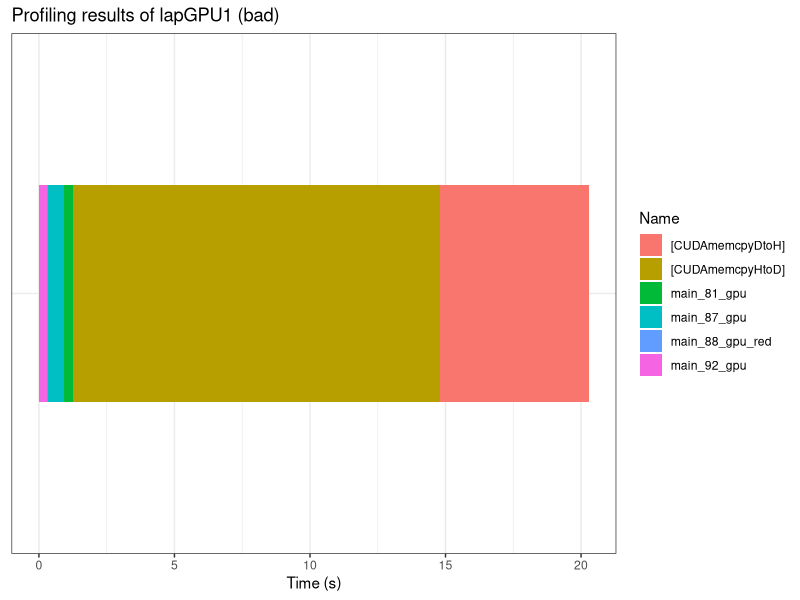
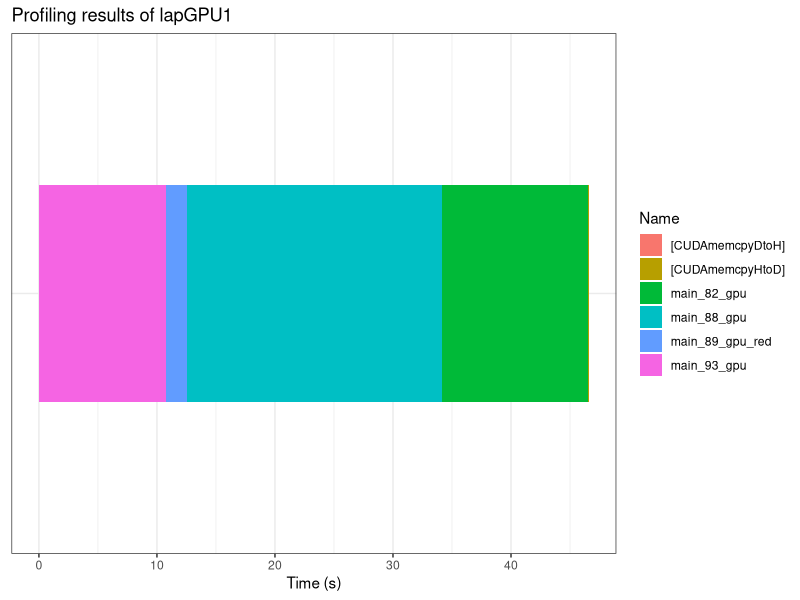
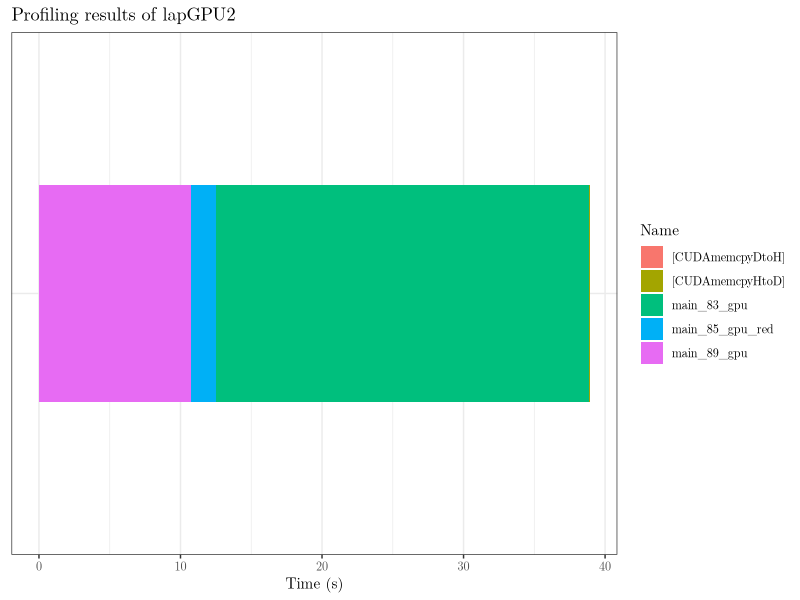

Reproduce these figures in R, in order. (Note: this script raises an error after producing the figures.)
library(tidyverse)
library(data.table)

# Functions ------------------------------------------------

transform_times <- function(time) {
	ifelse( grepl("ns", time), as.numeric(gsub("[a-z]", "", time))/10^9,
					ifelse( grepl("us", time), as.numeric(gsub("[a-z]", "", time))/10^6,
									ifelse( grepl("ms", time), as.numeric(gsub("[a-z]", "", time))/10^3,
													ifelse( grepl("s", time), as.numeric(gsub("[a-z]", "", time)),
																	time ))))
}

clean_data<- function(df) {
	data.clean <- df %>%
		mutate(Time = transform_times(Time)) %>%
		mutate(Avg = transform_times(Avg)) %>%
		mutate(Min = transform_times(Min)) %>%
		mutate(Max = transform_times(Max))

	data.clean <- data.clean %>%
		select(Perc = `Time(%)`, Time, Avg, Min, Max, Calls, Name) %>%
		mutate(Perc = Time/sum(Time))

	return(data.clean)
}

plot_timeline <- function(df, time_col, name) {
	ggplot(df, aes_string(y = time_col, fill = "Name")) +
		geom_bar(aes(x = as.factor(1)), stat="identity", width = 0.5) +
		coord_flip() +
		theme_bw() +
		theme(axis.title.y=element_blank(),
					axis.text.y=element_blank(),
					axis.ticks.y=element_blank()) +
		labs(title = paste("Profiling results of", name),
				 y = "Time (s)")
}

plot_perf_comparison <- function(df, margin = 50, padding = 5) {
	df <- df %>% mutate(Time = Time)
	ggplot(df, aes(x = Program, y = Time, fill = Program)) +
		geom_bar(stat = "identity", position = "dodge") +
		geom_text(aes(y = Time + padding, label = round(Time, digits = 2)),
							vjust = 0, position=position_dodge(width = 0.9)) +
		labs(title = "Performance comparison (10000 iterations)",
				 x = "Version of the program",
				 y = "Time (s)") +
		scale_y_continuous(expand = c(0,margin))
}

# Construct data frames ------------------------------------

setwd("/home/aldomann/Code/C/parallel-programming/gpu")

# Read RAW data
data.gpu1.bad <- fread("results/lapGPU1-bad.dat")
data.gpu1 <- fread("results/lapGPU1.dat")
data.gpu2 <- fread("results/lapGPU2.dat")
data.gpu3 <- fread("results/lapGPU3.dat")
data.gpu4 <- fread("results/lapGPU4.dat")
data.gpu5 <- fread("results/lapGPU5.dat")
data.gpu6 <- fread("results/lapGPU6.dat")

data.cpu1 <- fread("results/lapCPU1.dat")$V1
data.cpu2 <- fread("results/lapCPU2.dat")$V1
data.cpu3 <- fread("results/lapCPU3.dat")$V1
data.cpu4 <- fread("results/lapCPU4.dat")$V1

# Interpolate iterations
data.cpu1 <- data.cpu1 * 40
data.cpu2 <- data.cpu2 * 40
data.cpu3 <- data.cpu3 * 40
data.cpu4 <- data.cpu4 * 40

# Clean RAW data
data.gpu1.bad <- clean_data(data.gpu1.bad)
data.gpu1 <- clean_data(data.gpu1)
data.gpu2 <- clean_data(data.gpu2[1:5,])
data.gpu3 <- clean_data(data.gpu3[1:5,])
data.gpu4 <- clean_data(data.gpu4[1:5,])
data.gpu5 <- clean_data(data.gpu5[1:5,])
data.gpu6 <- clean_data(data.gpu6[1:5,])

# Fix GPU1 (bad) results
# data.gpu1.bad <- data.gpu1.bad %>%
# 	mutate(Time = Time * 40)

# Construct results data frames
times.cpu <- as.data.frame(
	rbind(c(data.cpu1, "cpu1"),
				c(data.cpu2, "cpu2"),
				c(data.cpu3, "cpu3"),
				c(data.cpu4, "cpu4")
	))

times.gpu <- as.data.frame(
	rbind(c(sum(data.gpu1$Time), "gpu1"),
				c(sum(data.gpu2$Time), "gpu2"),
				c(sum(data.gpu3$Time), "gpu3"),
				c(sum(data.gpu4$Time), "gpu4"),
				c(sum(data.gpu5$Time), "gpu5"),
				c(sum(data.gpu6$Time), "gpu6")
	))

colnames(times.cpu) <- c("Time", "Program")
colnames(times.gpu) <- c("Time", "Program")

times.cpu <- times.cpu %>%
	mutate(Time = as.numeric(as.character(Time)))

times.gpu <- times.gpu %>%
	mutate(Time = as.numeric(as.character(Time)))

times <- rbind(times.cpu, times.gpu)

# Analysis -------------------------------------------------

plot_timeline(data.gpu1.bad, "Time", "lapGPU1 (bad)") #+ theme(text = element_text(family = "LM Roman 10")) + ggsave(filename = "timeline-gpu1b.pdf", width = 5, height = 2, dpi = 96, device = cairo_pdf)
plot_timeline(data.gpu1, "Time", "lapGPU1") #+ theme(text = element_text(family = "LM Roman 10")) + ggsave(filename = "timeline-gpu1.pdf", width = 5, height = 2, dpi = 96, device = cairo_pdf)
plot_timeline(data.gpu2, "Time", "lapGPU2") + theme(text = element_text(family = "LM Roman 10")) + ggsave(filename = "timeline-gpu2.pdf", width = 5, height = 2, dpi = 96, device = cairo_pdf)
plot_timeline(data.gpu3, "Time", "lapGPU3") + theme(text = element_text(family = "LM Roman 10")) + ggsave(filename = "timeline-gpu3.pdf", width = 5, height = 2, dpi = 96, device = cairo_pdf)
plot_timeline(data.gpu4, "Time", "lapGPU4") + theme(text = element_text(family = "LM Roman 10")) + ggsave(filename = "timeline-gpu4.pdf", width = 5, height = 2, dpi = 96, device = cairo_pdf)
plot_timeline(data.gpu5, "Time", "lapGPU5") + theme(text = element_text(family = "LM Roman 10")) + ggsave(filename = "timeline-gpu5.pdf", width = 5, height = 2, dpi = 96, device = cairo_pdf)
plot_timeline(data.gpu6, "Time", "lapGPU6") + theme(text = element_text(family = "LM Roman 10")) + ggsave(filename = "timeline-gpu6.pdf", width = 5, height = 2, dpi = 96, device = cairo_pdf)

plot_perf_comparison(times, margin = 300, padding = 10) + theme_bw() #+ theme(text = element_text(family = "LM Roman 10")) + ggsave(filename = "times-all.pdf", width = 6.5, height = 3.5, dpi = 96, device = cairo_pdf)

plot_perf_comparison(times.cpu, margin = 500) + theme_bw() #+ theme(text = element_text(family = "LM Roman 10")) + ggsave(filename = "times-cpu.pdf", width = 6, height = 2.75, dpi = 96, device = cairo_pdf)

plot_perf_comparison(times.gpu, margin = 5, padding = 1) + theme_bw() #+ theme(text = element_text(family = "LM Roman 10")) + ggsave(filename = "times-gpu.pdf", width = 6, height = 2.75, dpi = 96, device = cairo_pdf)
